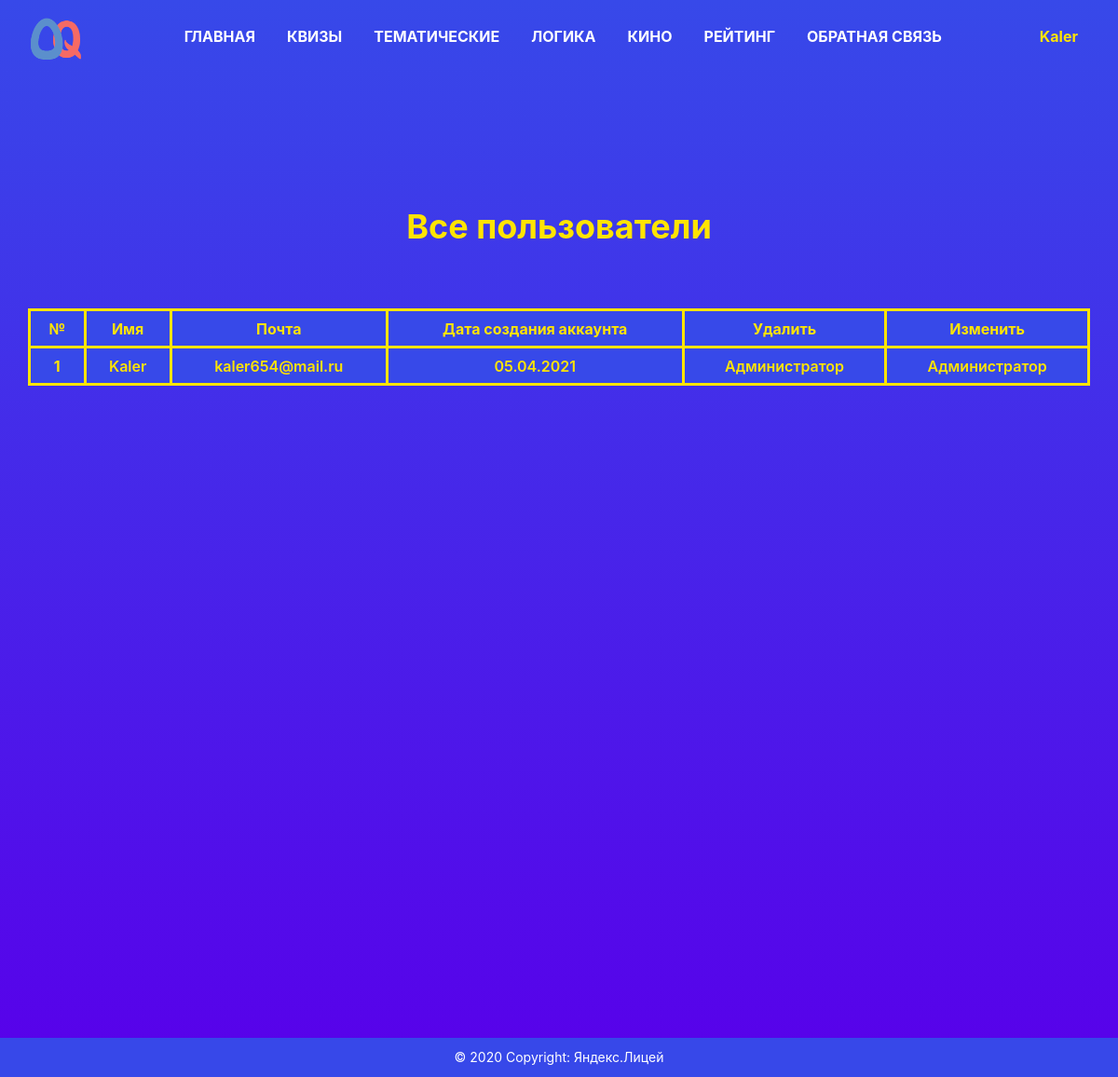
The page /all_users (signed in) on the database as committed earlier.
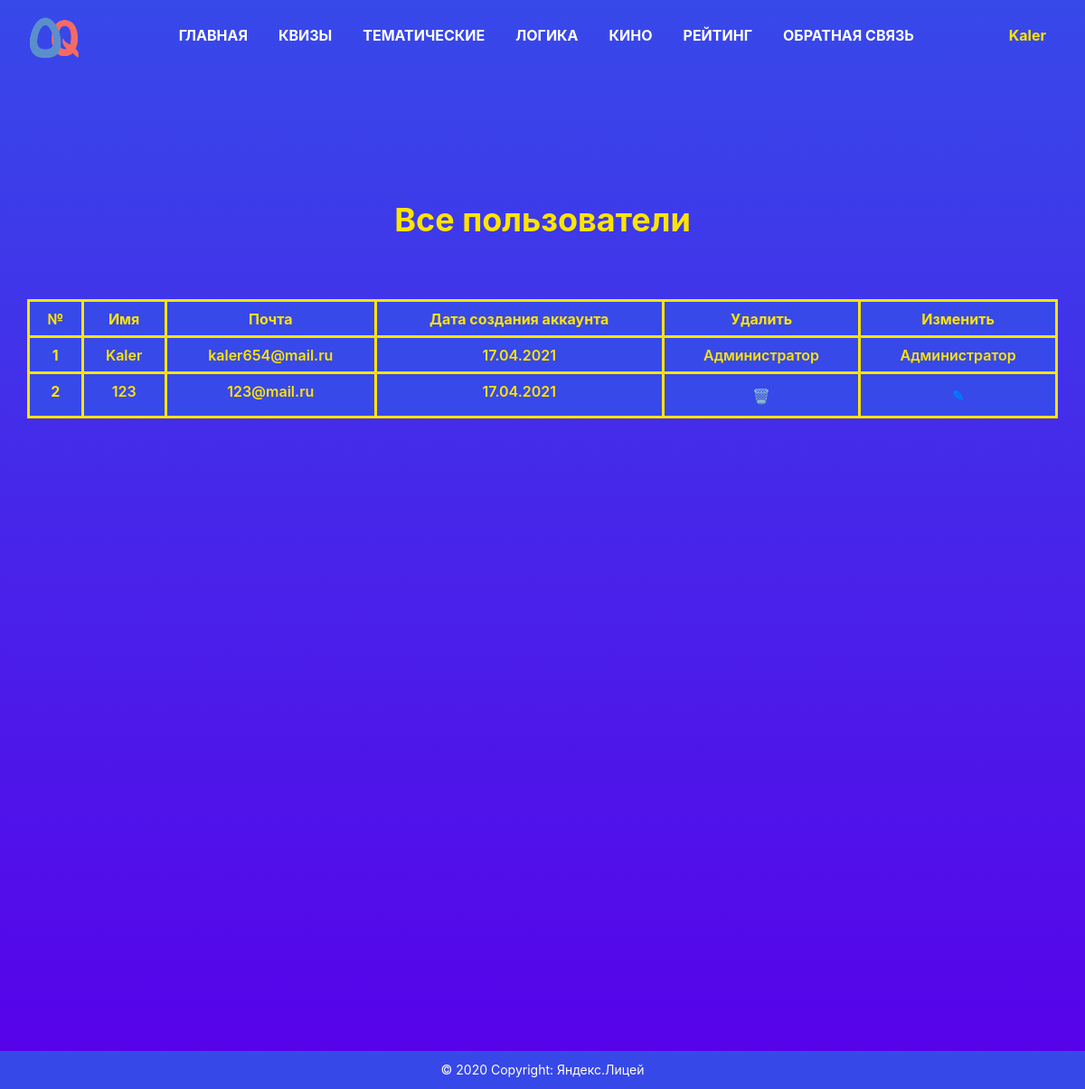
The same page on the database as committed later.
### data/users.py (models this page shows, shortened)
class User(SqlAlchemyBase, UserMixin):
    __tablename__ = 'users'
    id = sqlalchemy.Column(sqlalchemy.Integer,
                           primary_key=True, autoincrement=True)
    name = sqlalchemy.Column(sqlalchemy.String, nullable=True)
    email = sqlalchemy.Column(sqlalchemy.String,
                              index=True, unique=True, nullable=True)
    hashed_password = sqlalchemy.Column(sqlalchemy.String, nullable=True)
    created_date = sqlalchemy.Column(sqlalchemy.DateTime,
                                     default=datetime.datetime.now)

### main.py (the view)
@app.route('/all_users')
def all_users():
    if current_user.id == 1:
        users_info = []
        db_sess = db_session.create_session()
        users = db_sess.query(User).all()
        for user in users:
            users_info.append(
                (user.id, user.name, user.email, user.created_date.strftime("%d.%m.%Y")))
        return render_template("users.html", users=users_info, current_user=current_user)
    abort(404)

### data/db_session.py (called while the page is built)
def create_session() -> Session:
    global __factory
    return __factory()

### main.py (called while the page is built)
@login_manager.user_loader
def load_user(user_id):
    db_sess = db_session.create_session()
    return db_sess.query(User).get(user_id)

### templates/users.html
{% extends "base.html" %}
{% block content %}
<div class="users">
	<div class="users__content">
		<div class="container">
			<div class="users__title">Все пользователи</div>
			<div class="users__table">
				<table class="users__table table">
				  <thead>
				    <tr>
				      <th>№</th>
				      <th>Имя</th>
				      <th>Почта</th>
				      <th>Дата создания аккаунта</th>
				      <th>Удалить</th>
				      <th>Изменить</th>
				    </tr>
				  </thead>
				  <tbody>
				  	{% for user in users %}
				  		<tr>
				      		<th scope="row">{{ loop.index }}</th>
				      		<td>{{ user[1] }}</td>
				      		<td>{{ user[2] }}</td>
				      		<td>{{ user[3] }}</td>
				      		{% if user[0] != 1 %}
					      		<td>
					      			<div class="users__btn yellow__btn2">
										<a href="/user_delete/{{ user[0] }}">🗑</a>
									</div>
					      		</td>
					      		<td>
					      			<div class="users__btn yellow__btn2">
										<a href="/user_edit/{{ user[0] }}">✎</a>
									</div>
					      		</td>
					      	{% else %}
					      		<td>Администратор</td>
					      		<td>Администратор</td>
					      	{% endif %}
				    	</tr>
				  	{% endfor %}
				  </tbody>
				</table>
			</div>
		</div>
	</div>
</div>
{% endblock %}

### templates/base.html (shortened to what this page needs)
<!doctype html>
<html lang="en">
<head>
    <link rel="stylesheet"
          href="https://stackpath.bootstrapcdn.com/bootstrap/4.4.1/css/bootstrap.min.css"
>
    <link rel="stylesheet" type="text/css" href="/static/css/style.css"/>
</head>
<body>
  <div class="wrapper">
    <div class="header">
      <header>
        <nav class="navbar navbar-expand-lg navbar-light">
          <div class="container-fluid">
              <a class="navbar-brand" href="#">
                <img class="navbar__logo" src="../static/img/logo.png" width="64px" height="64px;">
              </a>
              <div class="collapse navbar-collapse" id="navbarNav">
                <ul class="navbar-nav">
                  <li class="nav-item">
                    <a class="nav-link active" aria-current="page" href="/">ГЛАВНАЯ</a>
                  </li>
                  <li class="nav-item">
                    <a class="nav-link" href="/quizzes">КВИЗЫ</a>
                  </li>
                  <li class="nav-item">
                    <a class="nav-link" href="/thematic">ТЕМАТИЧЕСКИЕ</a>
                  </li>
                  <li class="nav-item">
                    <a class="nav-link" href="/logic">ЛОГИКА</a>
                  </li>
                  <li class="nav-item">
                    <a class="nav-link" href="/movie">КИНО</a>
                  </li>
                  <li class="nav-item">
                    <a class="nav-link" href="/rating">РЕЙТИНГ</a>
                  </li>
                  <li class="nav-item">
                    <a class="nav-link" href="/">ОБРАТНАЯ СВЯЗЬ</a>
                  </li>
                </ul>
              </div>
              {% if current_user.is_authenticated %}
                  <div class="user_name__wrapper">
                    <a class="nav-link user_name" href="/profile/{{current_user.name}}">{{ current_user.name }}</a>
                  </div>
              {% else %}
                  <div class="form__btns">
                      <a class="btn btn-primary form__btn" href="/register">Зарегистрироваться</a>
                      <a class="btn btn-success form__btn" href="/login">Войти</a>
                  </div>
              {% endif %}
          </div>
        </nav>
      </header>
    </div>
    <div class="content">
      <main role="main">
        {% block content %}{% endblock %}
      </main>
    </div>
    <div class="footer">
      <footer class="text-center text-lg-start">
        <div class="text-center p-3">
          © 2020 Copyright:
          <a href="https://yandexlyceum.ru/">Яндекс.Лицей</a>
        </div>
      </footer>
    </div>
  </div>
</body>
</html>

Rows that differ between the two databases and show on the page:
changed User "Kaler": user "05.04.2021" → "17.04.2021"
added User: name "123", email "123@mail.ru", user "17.04.2021"
